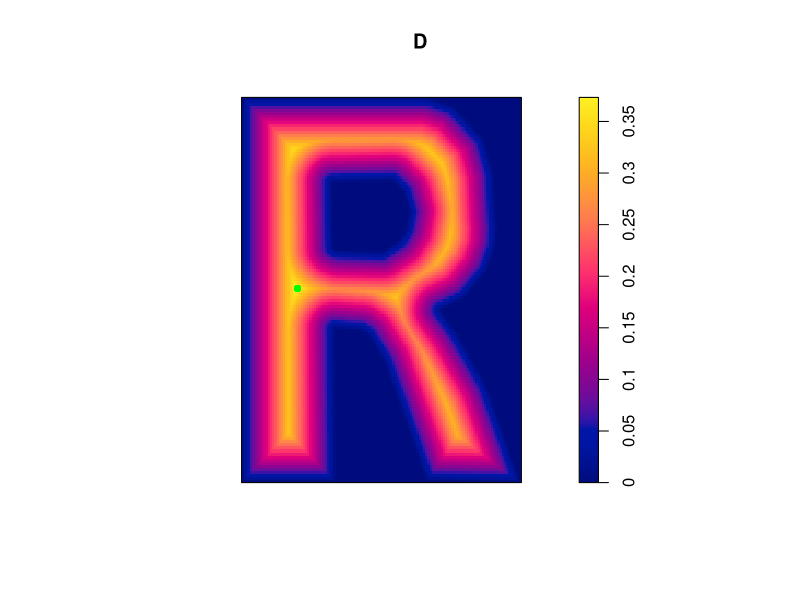

The R script that drew this image:
library(spatstat)


### Name: where.max
### Title: Find Location of Maximum in a Pixel Image
### Aliases: where.max where.min
### Keywords: spatial math

### ** Examples

   D <- distmap(letterR, invert=TRUE)
   plot(D)
   plot(where.max(D), add=TRUE, pch=16, cols="green")
